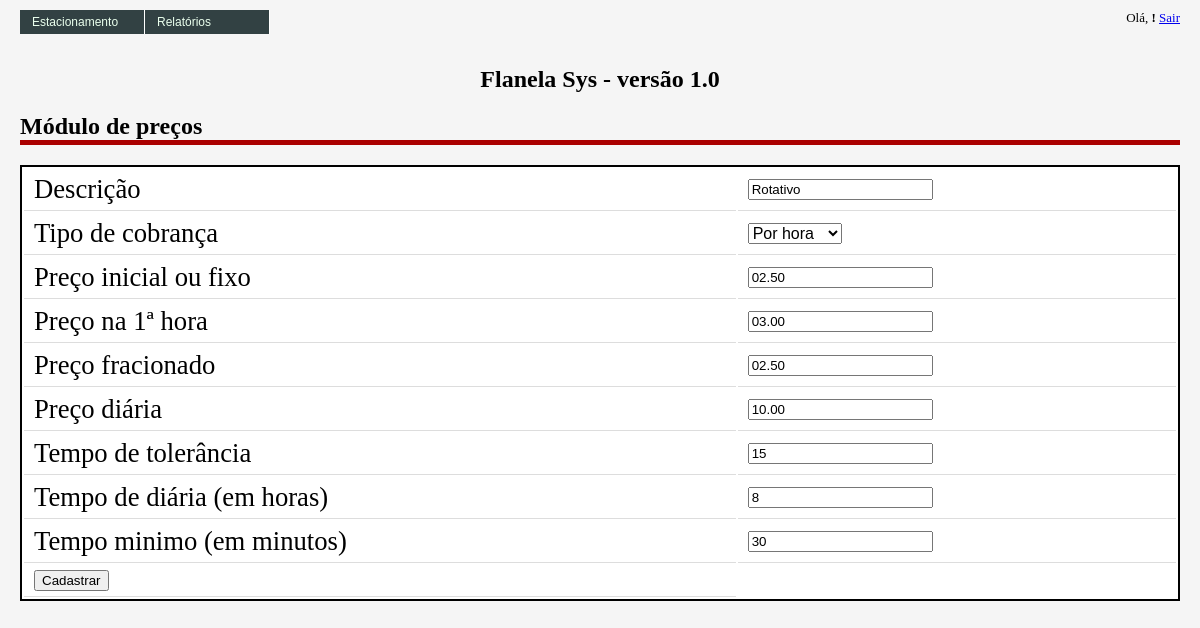
The page /admin/precos/editar_preco.php?cod_preco=1 on the database its author committed.
### tables this page shows
CREATE TABLE IF NOT EXISTS `fla_precos` (
  `cod_preco` int(10) unsigned NOT NULL AUTO_INCREMENT,
  `des_preco` varchar(50) NOT NULL,
  `val_minimo` decimal(5,2) NOT NULL,
  `tip_cobranca` char(1) NOT NULL,
  `val_hora` decimal(5,2) DEFAULT NULL,
  `val_fracao` decimal(5,2) DEFAULT NULL,
  `tem_tolerancia` int(2) NOT NULL DEFAULT '10',
  `val_diaria` decimal(5,2) DEFAULT NULL,
  `tem_diaria` int(2) DEFAULT '8',
  `tem_minimo` int(2) DEFAULT '30',
  PRIMARY KEY (`cod_preco`)
);

### classes/fla_precos.class.php (called while the page is built, shortened)
<?php
class fla_precos {
	private $cod_preco;
	public function get_cod_preco() {
		return $this->cod_preco;
	}
	public function set_cod_preco($cod_preco) {
		$this->cod_preco = $cod_preco;
	}
    function buscaPrecos($objPreco) {
        $objConexao = new fla_conexao();
        $where = "";
		if ($objPreco->get_cod_preco() != "") {
		    $where = " WHERE cod_preco = " . $objPreco->get_cod_preco();
		}
        $SQL = "SELECT
                    cod_preco,
                    des_preco,
                    val_minimo,
					val_hora,
					val_fracao,
					val_diaria,
                    tip_cobranca,
					tem_tolerancia,
					tem_diaria,
					tem_minimo
                FROM
                    fla_precos "
				. $where . "
                ORDER BY
                    cod_preco";
        $rsPreco = $objConexao->query($SQL);
        $arrPrecos = array();
        $aux = 0;
        while($preco = $rsPreco->fetch(PDO::FETCH_ASSOC)){
            $arrPrecos[$aux]['cod_preco']       = $preco['cod_preco'];
            $arrPrecos[$aux]['des_preco']       = $preco['des_preco'];
            $arrPrecos[$aux]['val_minimo']      = $preco['val_minimo'];
			$arrPrecos[$aux]['val_hora']        = $preco['val_hora'];
			$arrPrecos[$aux]['val_fracao']      = $preco['val_fracao'];
			$arrPrecos[$aux]['val_diaria']      = $preco['val_diaria'];
            $arrPrecos[$aux]['tip_cobranca']    = $preco['tip_cobranca'];
			$arrPrecos[$aux]['tem_tolerancia']  = $preco['tem_tolerancia'];
			$arrPrecos[$aux]['tem_diaria']      = $preco['tem_diaria'];
			$arrPrecos[$aux]['tem_minimo']      = $preco['tem_minimo'];
            $aux++;
        }
        return $arrPrecos;
    }
}
?>

### admin/precos/editar_preco.php (the view, shortened to what this page needs)
<?php
    include_once('../../includes/config.php');
	include_once($path_classes.'fla_precos.class.php');
	$objPreco     = new fla_precos();
	if (!empty($_GET['cod_preco'])) {
		$cod_preco = $_GET['cod_preco'];
		$objPreco->set_cod_preco($cod_preco);
		$arrPrecos = $objPreco->buscaPrecos($objPreco);
	}
?>
<html>
	<head>
		<link href="../../images/style.css" rel="stylesheet" type="text/css" />
		<link href="../images/style.css" rel="stylesheet" type="text/css" />
	</head>
	<body>
		<div class="content">
<?php
			include_once("../../menu.php");
?>
			<div class="data">
				<h1> Módulo de preços </h1>
				<form method="POST" action="editar_preco.php">
					<table>
						<tr>
							<td> Descrição </td>
							<td> <input type="text" name="des_preco" id="des_preco" value="<?php echo $arrPrecos[0]['des_preco']; ?>">  </td>
						</tr>
						<tr>
							<td> Tipo de cobrança </td>
							<td> <select id="tip_cobranca" name="tip_cobranca">
									<option value="H" <?php echo $arrPrecos[0]['tip_cobranca'] == "H" ? "selected" : "";?>> Por hora </option>
								  </select>
							</td>
						</tr>
						<tr>
							<td> Preço inicial ou fixo </td>
							<td> <input type="text" name="val_minimo" id="val_minimo" value="<?php echo str_pad($arrPrecos[0]['val_minimo'], 5, "0", STR_PAD_LEFT); ?>"> </td>
						</tr>
						<tr>
							<td> Preço na 1ª hora </td>
							<td> <input type="text" name="val_hora" id="val_hora" value="<?php echo str_pad($arrPrecos[0]['val_hora'], 5, "0", STR_PAD_LEFT); ?>"> </td>
						</tr>
						<tr>
							<td> Preço fracionado </td>
							<td> <input type="text" name="val_fracao" id="val_fracao" value="<?php echo str_pad($arrPrecos[0]['val_fracao'], 5, "0", STR_PAD_LEFT); ?>"> </td>
						</tr>
						<tr>
							<td> Preço diária </td>
							<td> <input type="text" name="val_diaria" id="val_diaria" value="<?php echo str_pad($arrPrecos[0]['val_diaria'], 5, "0", STR_PAD_LEFT); ?>"> </td>
						</tr>
						<tr>
							<td> Tempo de tolerância </td>
							<td> <input type="text" name="tem_tolerancia" id="tem_tolerancia" value="<?php echo $arrPrecos[0]['tem_tolerancia']; ?>"> </td>
						</tr>
						<tr>
							<td> Tempo de diária (em horas) </td>
							<td> <input type="text" name="tem_diaria" id="tem_tolerancia" value="<?php echo $arrPrecos[0]['tem_diaria']; ?>"> </td>
						</tr>
						<tr>
							<td> Tempo minimo (em minutos) </td>
							<td> <input type="text" name="tem_minimo" id="tem_minimo" value="<?php echo $arrPrecos[0]['tem_minimo']; ?>"> </td>
						</tr>
						<tr>
							<td>
								<input type="submit" name="_submit" value="Cadastrar">
							</td>
						</tr>
					</table>
				</form>
			</div>
		</div>
	</body>
</html>

### images/style.css (style rules this page uses)
body { font-family:tahoma; padding:0px; margin:0px; background:#f5f5f5; }
div.content { padding:10px 20px; }
div.content h1 { font-size:18pt; border-bottom:5px solid #a00; padding:0px; margin:10px 0px 20px; width:100%; }
div.content div.data table { border:2px solid #000; background:#fff; width:100%; }
div.content div.data table td { font-size:20pt; padding:5px 10px; border-bottom:1px solid #ddd; text-align: left; }
select { font-size: 12pt; }

### rows shown on the page
fla_precos: des_preco "Rotativo", tip_cobranca "Por hora", val_minimo "02.50", val_hora "03.00", val_fracao "02.50", val_diaria "10.00", tem_tolerancia "15", tem_diaria "8", tem_minimo "30"

### other values the page prints
$titulo_pagina "Flanela Sys - versão 1.0"
